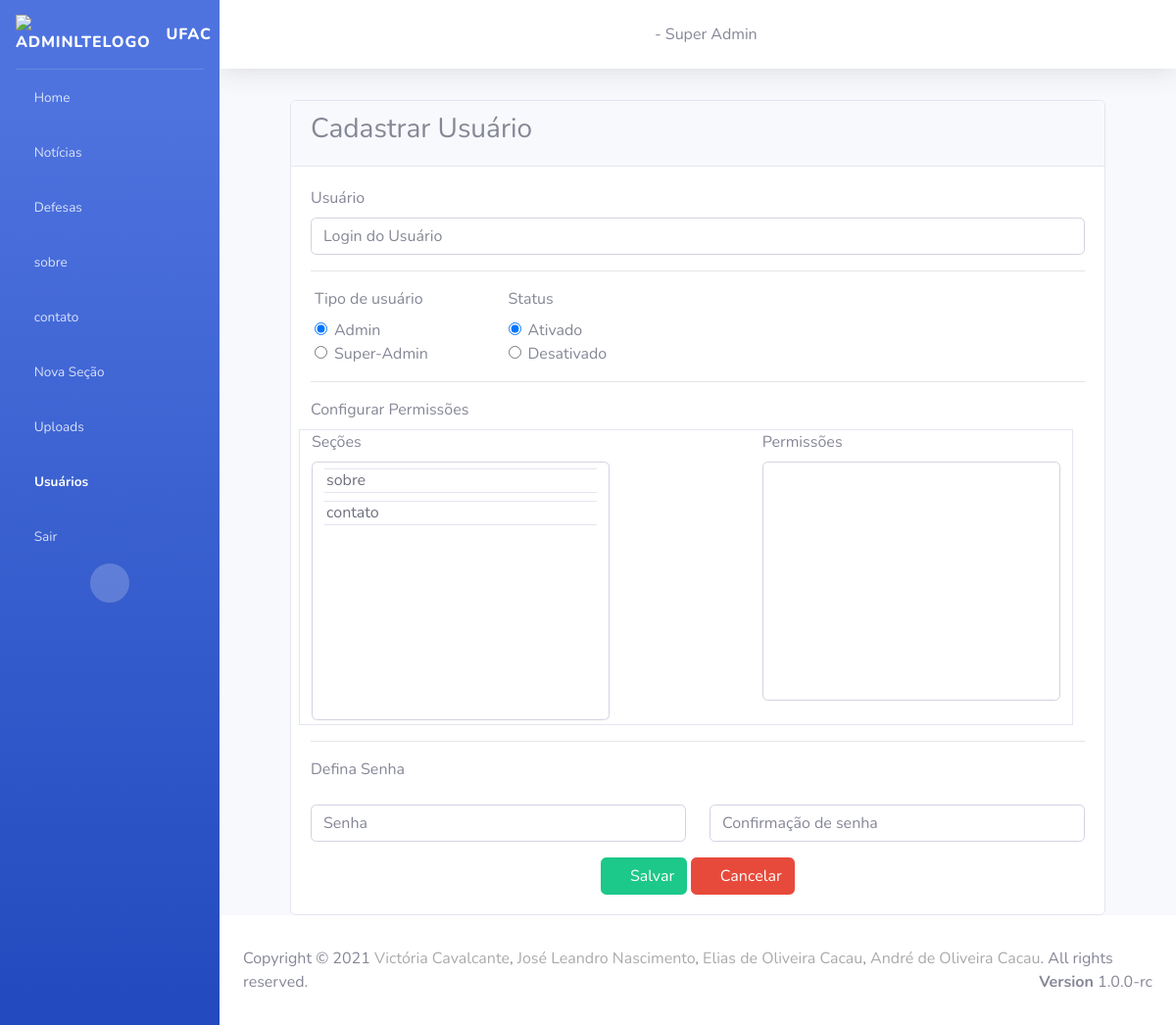
Screenshot of /cadastro_usuario/ with the database file from the repository.
### secao/models.py (models this page shows)
class Secao(models.Model):
    titulo = models.CharField(
        max_length= 200,
        null = False,
        blank = False
    )
    icon = models.CharField(
        max_length= 100,
        null = False,
        blank = False
    )
    usuario = models.OneToOneField(
        Usuario,
        on_delete=models.SET_NULL,
        null = True
    )
    ordem = models.IntegerField()
    ativada = models.BooleanField(
        default=True,
    )
    data_criacao = models.DateTimeField(auto_now=True)
    usuarios = models.ManyToManyField(Usuario,related_name="+")

### usuario/views.py (the view)
# urls.py: path("cadastro_usuario/", cadastro),
def cadastro(request):
    secoes = Secao.objects.all().order_by('ordem')
    subsecoes = Subsecao.objects.all().order_by('ordem')
    try:
        usuario_logado = Usuario.objects.get(id=request.session.get('id_usuario'))
    except :
        usuario_logado = None
    return render(request, "usuario/cadastro.html", {'secoes': secoes,'usuario_logado':usuario_logado,'subsecoes':subsecoes})

### usuario/templates/usuario/cadastro.html (shortened to what this page needs)
{% extends 'base.html' %} {% load static %} {% block menu-usuario %}
<li class="nav-item active">
    <a class="nav-link" href="/usuario/">
        <i class="fas fa-user-cog"></i>
        <span translate="no">Usuários</span>
    </a>
</li>
{% endblock %} {% block conteudo %}
<div class="content-wrapper">
    <section class="content">
        <div class="container">
            <div class="card">
                <div class="card-header">
                    <h3>Cadastrar Usuário</h3>
                </div>
                <div class="card-body">
                    <form action="/criar_usuario/" method="POST" class="form1">
                        <label>Usuário</label>
                        <input type="text" placeholder="Login do Usuário" name="usuario" class="form-control usuario">
                        <hr>
                        <div class="row w-50">
                            <div class="col pl-3">
                                <label>Tipo de usuário</label>
                                <div class="form-check">
                                    <label class="form-check-label">
                                        <input type="radio" name="tipo_usuario" value="1" class="form-check-input" checked>Admin
                                    </label>
                                </div>
                                <div class="form-check">
                                    <label class="form-check-label">
                                        <input type="radio" name="tipo_usuario" value="2" class="form-check-input"> Super-Admin
                                    </label>
                                </div>
                            </div>
                            <div class="col pl-3">
                                <label>Status</label>
                                <div class="form-check">
                                    <label class="form-check-label">
                                        <input type="radio" name="status" value="1" class="form-check-input" checked>Ativado
                                    </label>
                                </div>
                                <div class="form-check">
                                    <label class="form-check-label">
                                        <input type="radio" name="status" value="0" class="form-check-input"> Desativado
                                    </label>
                                </div>
                            </div>
                        </div>
                        <hr>
                        <label>Configurar Permissões</label>
                        <div class="row border pb-1 w-100">
                            <div class="col-5">
                                <label>Seções</label>
                                <select id="caixa-secoes" class="form-control w-100" size="10" multiple>
                                    {% for secao in secoes %}
                                        <option class="border mb-2 border-left-0 border-right-0" value="{{secao.id}}">{{secao.titulo}}</option>
                                    {% endfor %}
                                </select>
                            </div>
                            <div class="col-2 campo-btn">
                                <div class="are-btn-add">
                                    <a href="" title="Adicionar permissão" class="btn-add"><i class="fas fa-plus-circle label-btn btn1 text-success"></i></a>
                                </div>
                                <div class="are-btn-remove">
                                    <a href="" title="Remover permissão" class="btn-remove"><i class="fas fa-times-circle label-btn btn2 text-danger"></i></a>
                                </div>
                            </div>
                            <div class="col-5">
                                <label>Permissões</label>
                                <select id="caixa-permissoes" name="secoes" class="form-control w-100" size="10" multiple>
                                </select>
                            </div>
                        </div>
                        <hr>
                        <label>Defina Senha</label>
                        <div class="row mt-3 mb-3">
                            <div class="col">
                                <input type="password" name="senha1" class="form-control senha1" placeholder="Senha" required>
                            </div>
                            <div class="col">
                                <input type="password" name="senha2" class="form-control senha2" placeholder="Confirmação de senha" required>
                            </div>
                        </div>
                        <div class="text-center">
                            <button class="btn btn-success btn-salvar1">
                                <i class="nav-icon fas fa-save"></i>
                                Salvar
                            </button>
                            <a href="/usuario/" class="btn btn-danger">
                                <i class="fas fa-ban"></i> Cancelar
                            </a>
                        </div>
                    </form>
                </div>
            </div>
        </div>
    </section>
</div>
{% endblock %}

### home/templates/base.html (shortened to what this page needs)
{% load static %} {% load auxiliares %}
<!DOCTYPE html>
<html lang="pt-BR">
<head>
    <link href="{% static 'vendor/fontawesome-free/css/all.min.css' %}" rel="stylesheet" type="text/css">
    <link href="{% static 'css/sb-admin-2.min.css' %}" rel="stylesheet">
    <link rel="stylesheet" href="{% static 'css/style-admin.css' %}">
    <link rel="stylesheet" href="{% static 'css/style-home.css' %}">
    <link rel="stylesheet" href="{% static 'css/style-contrele-permicoes.css' %}">
</head>
<body id="page-top">
    <div id="wrapper">
        <ul class="navbar-nav bg-gradient-primary sidebar sidebar-dark accordion" id="accordionSidebar">
            <a class="sidebar-brand d-flex align-items-center justify-content-flex-start" href="/">
                <div class="sidebar-brand-icon">
                    <img class="animation__shake" src="{% static '/img/ufac-logo.png' %}" alt="AdminLTELogo" height="auto" width="45">
                </div>
                <div class="sidebar-brand-text mx-3">UFAC</div>
            </a>
            <hr class="sidebar-divider my-0"> {% block menu-home %}
            <li class="nav-item">
                <a href="/home/" class="nav-link">
                    <i class="fas fa-home"></i>
                    <span translate="no">Home</span>
                </a>
            </li>
            {% endblock %} {% block menu-noticia %}
            <li class="nav-item">
                <a href="/noticias/" class="nav-link">
                    <i class="fas fa-newspaper"></i>
                    <span translate="no">Notícias</span>
                </a>
            </li>
            {% endblock %} {% block menu-defesa %}
            <li class="nav-item">
                <a href="/defesa/" class="nav-link">
                    <i class="fas fa-user-graduate"></i>
                    <span translate="no">Defesas</span>
                </a>
            </li>
            {% endblock %} {% for secao in secoes %}
            <li class="nav-item">
                <a class="nav-link collapsed" href="#" data-toggle="collapse" data-target="#collapse{{secao.id}}" aria-expanded="true" aria-controls="collapseTwo">
                    <i class="{{ secao.icon }}"></i>
                    <span>{{secao.titulo}}</span>
                </a>
            </li>
            {% endfor %} {% block menu-secao-add %}
            <li class="nav-item">
                <a href="/addSecao/" class="nav-link">
                    <i class="fas fa-plus-circle"></i>
                    <span translate="no">Nova Seção</span>
                </a>
            </li>
            {% endblock %} {% block menu-upload %}
            <li class="nav-item">
                <a href="/upload" class="nav-link">
                    <i class="fas fa-upload"></i>
                    <span translate="no">Uploads</span>
                </a>
            </li>
            {% endblock %} {% block menu-usuario %}{% endblock %}
            <li class="nav-item">
                <a href="/logout/" class="nav-link">
                    <i class="fas fa-reply"></i>
                    <span translate="no">Sair</span>
                </a>
            </li>
            <div class="text-center d-none d-md-inline">
                <button class="rounded-circle border-0" id="sidebarToggle"></button>
            </div>
        </ul>
        <div id="content-wrapper" class="d-flex flex-column">
            <div id="content">
                <nav class="navbar navbar-expand navbar-light bg-white topbar mb-4 static-top shadow">
                    <div class="text-center w-100">
                        <i class="fas fa-user-circle"></i> {{usuario_logado.usuario }} - Super Admin
                    </div>
                </nav>
                <div class="container-fluid">
                    <div class="container">
                         {% block conteudo %} {% endblock %}
                    </div>
                </div>
            </div>
            <footer class="sticky-footer bg-white">
                <div class="container">
                    Copyright &copy; 2021 <a href="https://github.com/VictoriaCavalcante" target="_blank" style="color: #aaa">Victória Cavalcante</a>,
                    <a href="https://github.com/JoseLeandroNascimento" target="_blank" style="color: #aaa">José Leandro
                        Nascimento</a>,
                    <a href="https://github.com/EliasCacau" target="_blank" style="color: #aaa">Elias de Oliveira
                        Cacau</a>,
                    <a href="https://github.com/AndreCacau" target="_blank" style="color: #aaa">André de Oliveira
                        Cacau</a>. All rights reserved.
                    <div class="float-right d-none d-sm-inline-block">
                        <b>Version</b> 1.0.0-rc
                    </div>
                </div>
            </footer>
        </div>
    </div>
</body>
</html>

### home/static/css/css/style-contrele-permicoes.css (style rules this page uses)
.campo-btn { display: flex; flex-direction: column; justify-content: center; align-items: center; }
.label-btn { font-size: 30px; }
.are-btn-add { display: flex; justify-content: center; align-items: center; height: 50px; width: 50px; }
.are-btn-remove { display: flex; justify-content: center; align-items: center; height: 50px; width: 50px; }
.btn-add { text-decoration: none; }

### rows the page displays
Secao: titulo "sobre", {{ secao.id }} 2 (drawn)
Secao: titulo "contato", {{ secao.id }} 3 (drawn)
